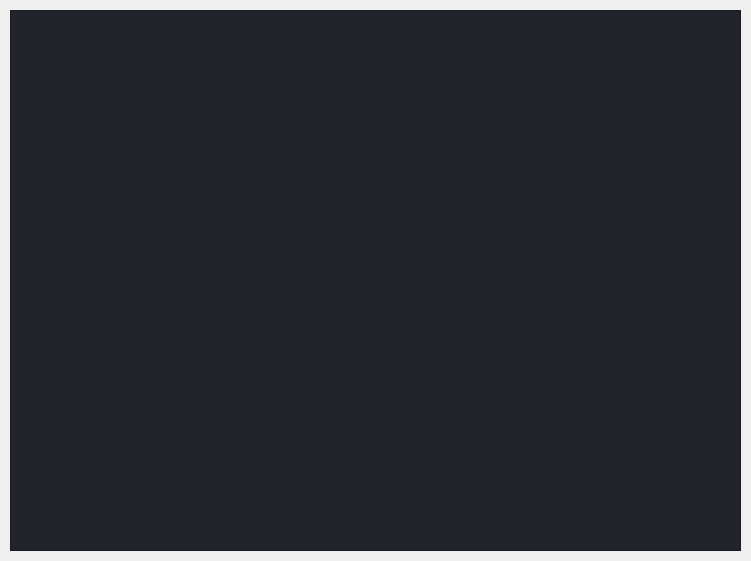
                      <widget class="QFrame" name="frame_12">
                       <property name="geometry">
                        <rect>
                         <x>10</x>
                         <y>60</y>
                         <width>751</width>
                         <height>561</height>
                        </rect>
                       </property>
                       <property name="frameShape">
                        <enum>QFrame::NoFrame</enum>
                       </property>
                       <widget class="QWidget" name="widget_2" native="true">
                        <property name="geometry">
                         <rect>
                          <x>10</x>
                          <y>10</y>
                          <width>731</width>
                          <height>541</height>
                         </rect>
                        </property>
                        <widget class="QWidget" name="verticalLayoutWidget_3">
                         <property name="geometry">
                          <rect>
                           <x>0</x>
                           <y>0</y>
                           <width>731</width>
                           <height>541</height>
                          </rect>
                         </property>
                         <layout class="QVBoxLayout" name="verticalLayout_22">
                          <item>
                           <widget class="QPlainTextEdit" name="pillars">
                            <property name="minimumSize">
                             <size>
                              <width>200</width>
                              <height>200</height>
                             </size>
                            </property>
                            <property name="styleSheet">
                             <string notr="true">background-color: rgb(33, 37, 43);</string>
                            </property>
                           </widget>
                          </item>
                         </layout>
                        </widget>
                       </widget>
                      </widget>
